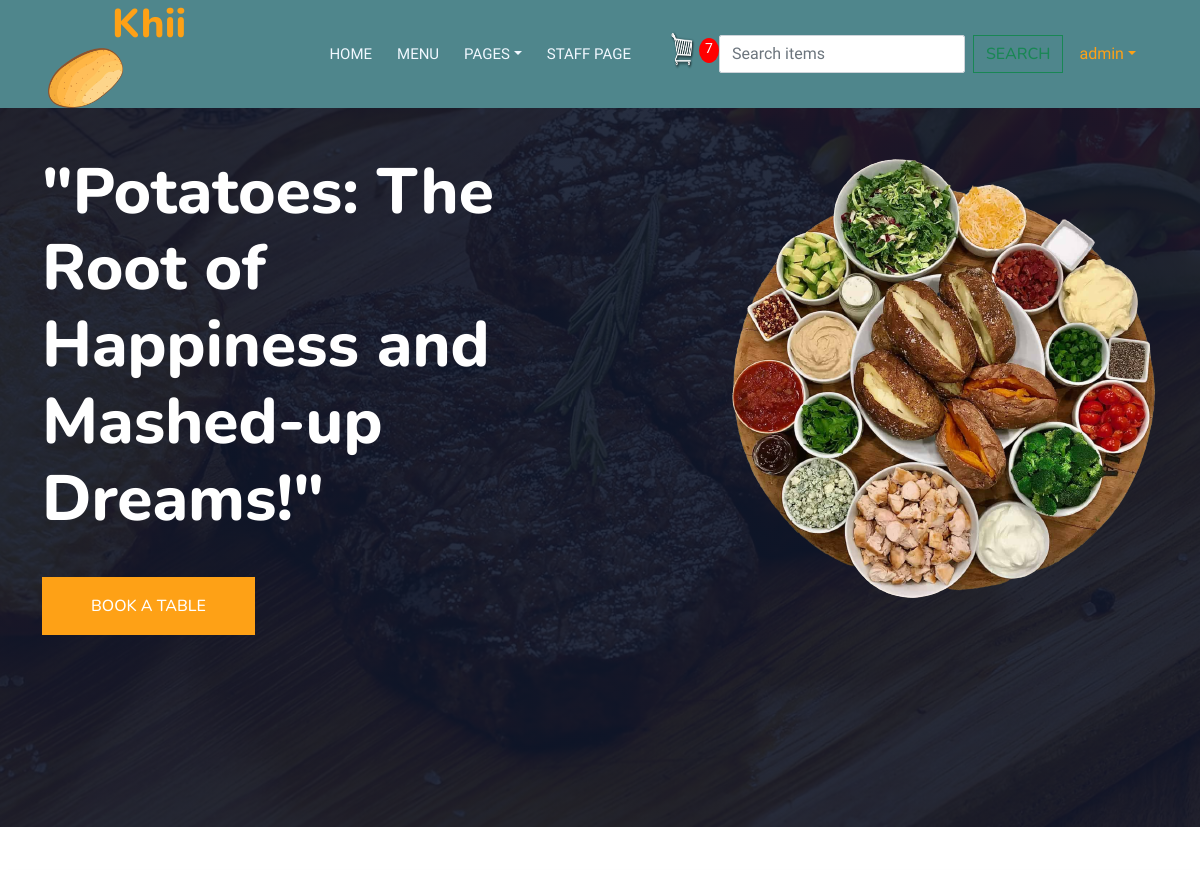
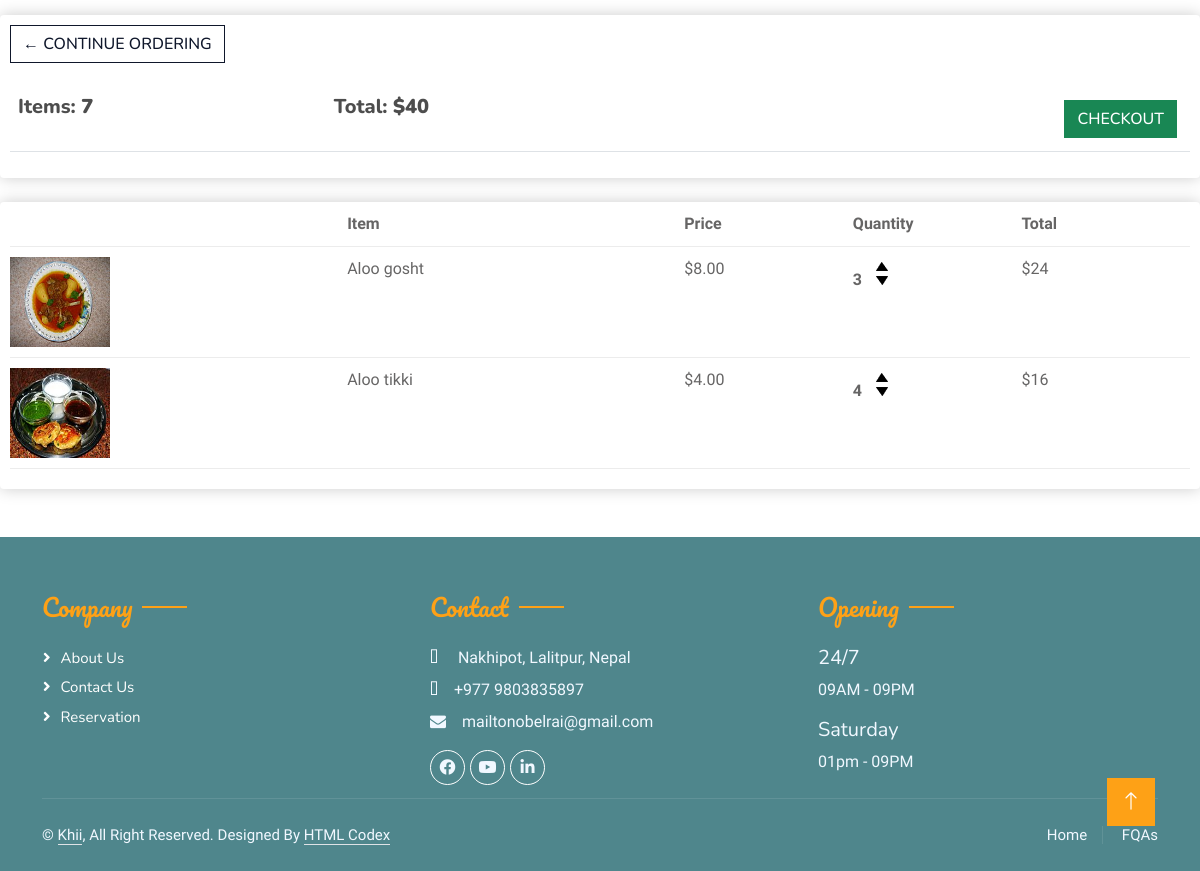
The page /cart/ (signed in) on the database as committed earlier (2 pictures, top to bottom).
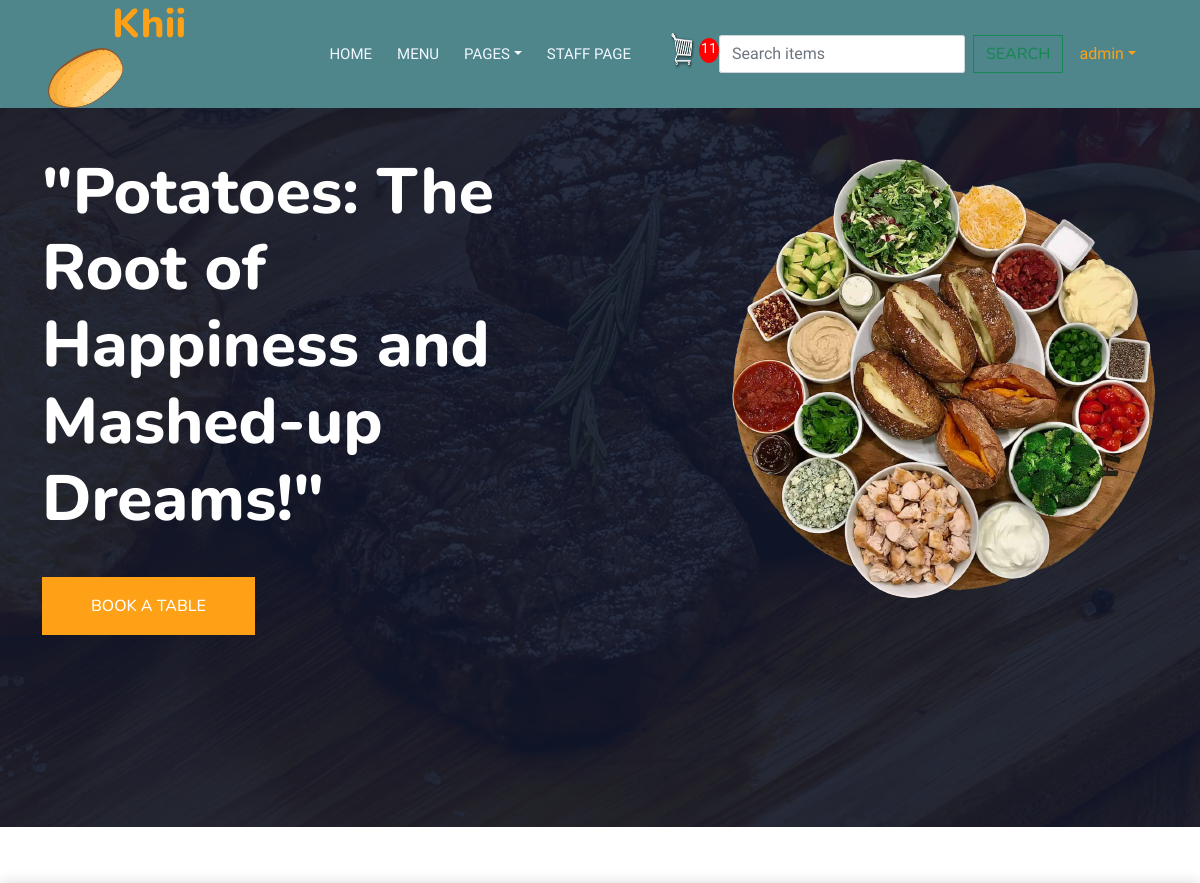
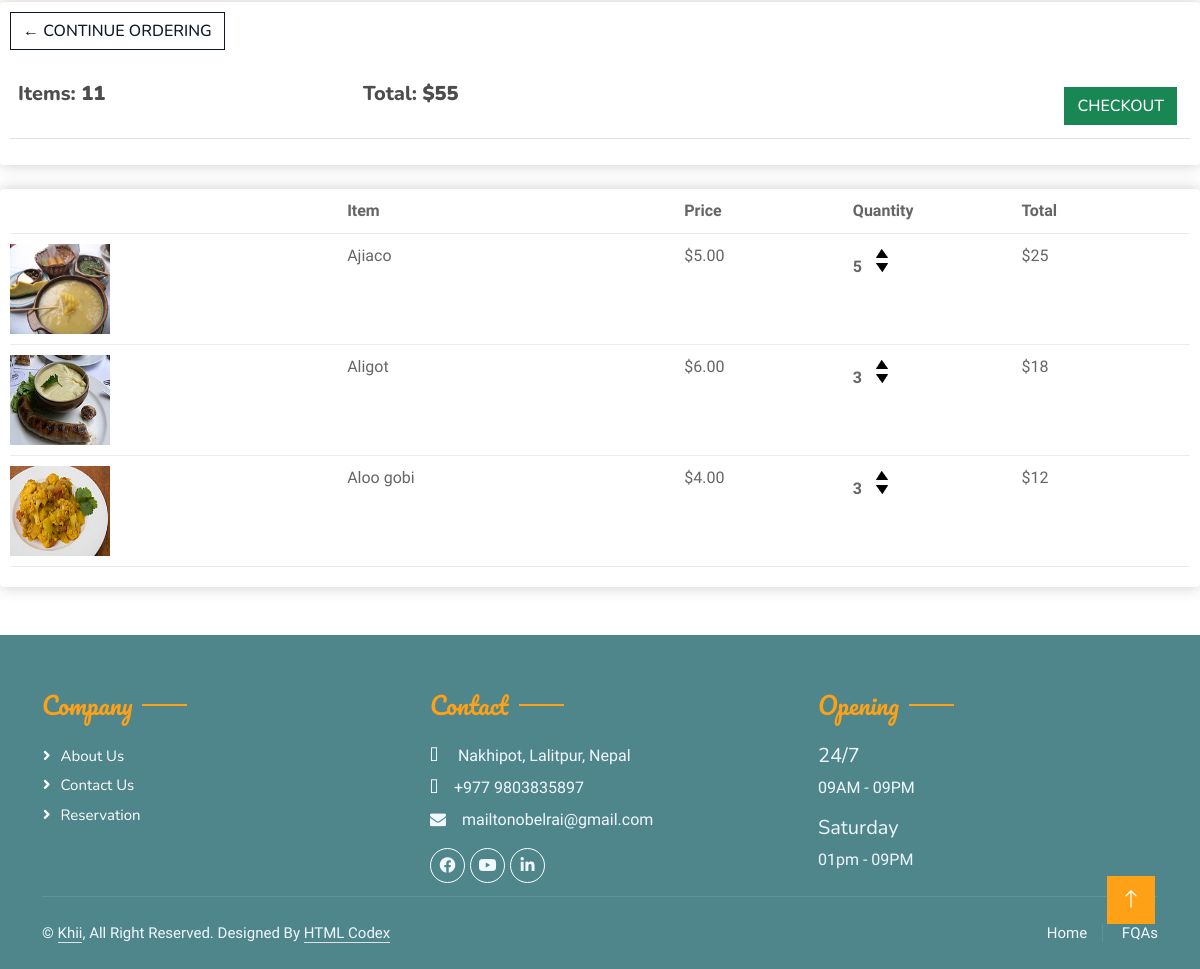
The same page on the database as committed later (2 pictures, top to bottom).
### home/models.py (models this page shows, shortened)
class Order(models.Model):
    customer = models.ForeignKey(Customer, on_delete=models.SET_NULL, null=True, blank=True)
    date_ordered = models.DateTimeField(auto_now_add=True)
    complete = models.BooleanField(default=False)
    transaction_id = models.CharField(max_length=100, null=True)
    @property
    def get_cart_total(self):
        order_items = self.orderitem_set.all()
        total = sum([item.get_total for item in order_items])
        return total
    @property
    def get_cart_items(self):
        order_items = self.orderitem_set.all()
        total = sum([item.quantity for item in order_items])
        return total

class OrderItem(models.Model):
    user = models.OneToOneField(User, null=True, blank=True, on_delete=models.CASCADE)
    product = models.ForeignKey(Items, on_delete=models.SET_NULL, blank=True, null=True)
    order = models.ForeignKey(Order, on_delete=models.SET_NULL, null=True, blank=True)
    quantity = models.IntegerField(default=0, null=True, blank=True)
    date_added = models.DateTimeField(auto_now_add=True)
    @property
    def get_total(self):
        return self.quantity * self.product.price

class Items(models.Model):
    name = models.CharField(max_length=20)
    price = models.IntegerField()
    image = models.ImageField(null=True, blank=True, upload_to="images/")
    digital = models.BooleanField(default=False)
    date_added = models.DateTimeField(auto_now_add=True, null=True)

### home/views.py (the view, shortened to what this page needs)
# urls.py: path("cart/", cart, name="cart"),
def cart(request):
    if request.user.is_authenticated:
        customer = request.user.customer
        order, created = Order.objects.get_or_create(customer=customer, complete=False)
        items = order.orderitem_set.all()
        cart_items = order.get_cart_items
    context = {"items": items, "order": order, "cart_items":cart_items}
    return render(request, 'cart.html', context)

### template/cart.html
{% extends 'base.html' %}
{% load static %}
{% block myblock %}
    <div class="row">
        <div class="col-lg-12">
            <div class="box-element">
                <a class="btn btn-outline-dark" href="{% url 'menu' %}">&#x2190; Continue Ordering</a><br><br>
                <table class="table">
                    <tr>
                        <th><h5>Items: <strong>{{ order.get_cart_items }}</strong></h5></th>
                        <th><h5>Total: <strong>${{ order.get_cart_total }}</strong></h5></th>
                        <th>
                            <a class="btn btn-success" style="float:
                            right; margin: 5px;" href="{% url 'checkout' %}">
                                Checkout
                            </a>
                        </th>
                    </tr>
                </table>
            </div>
            <br>
            <div class="box-element">
                <div class="cart-row">
                    <div style="flex: 2"></div>
                    <div style="flex: 2"><strong>Item</strong></div>
                    <div style="flex: 1"><strong>Price</strong></div>
                    <div style="flex: 1"><strong>Quantity</strong></div>
                    <div style="flex: 1"><strong>Total</strong></div>
                </div>
                {% for item in items %}
                    <div class="cart-row">
                    {% if item.product.image %}
                        <div style="flex: 2"><img class="row-image" src='{{ item.product.image.url }}' style="height: 90px"></div>
                    {% else %}
                        <div style="flex: 2"><img class="row-image" src='{{ item.product.imageURL }}' style="height: 90px"></div>
                    {% endif %}
                        <div style="flex: 2">{{ item.product.name }}</div>
                        <div style="flex: 1">${{ item.product.price|floatformat:2 }}</div>
                        <div style="flex: 1">
                            <p class="quantity">{{ item.quantity }}</p>
                            <div class="quantity">
                                <img data-product='{{ item.product.id }}' class="chg-quantity update-cart" data-action="add"
                                     src="{% static  'img/arrow-up.png' %}">
                                <img data-product='{{ item.product.id }}' class="chg-quantity update-cart" data-action="remove"
                                     src="{% static  'img/arrow-down.png' %}">
                            </div>
                        </div>
                        <div style="flex: 1">${{item.get_total }}</div>
                    </div>
                {% endfor %}
            </div>
        </div>
    </div>
{% endblock %}

### template/base.html (shortened to what this page needs)
<!DOCTYPE html>
{% load static %}
<html lang="en">
<head>
    <link rel="stylesheet" href="https://cdn.jsdelivr.net/npm/bootstrap-icons@1.10.5/font/bootstrap-icons.css">
    <link href="https://cdnjs.cloudflare.com/ajax/libs/font-awesome/5.10.0/css/all.min.css" rel="stylesheet">
    <link href="{% static 'lib/animate/animate.min.css' %}" rel="stylesheet">
    <link href="{% static 'lib/owlcarousel/assets/owl.carousel.min.css' %}" rel="stylesheet">
    <link href="{% static 'lib/tempusdominus/css/tempusdominus-bootstrap-4.min.css' %}" rel="stylesheet" />
    <link href="{% static 'css/bootstrap.min.css' %}" type="text/css" rel="stylesheet">
    <link href="{% static 'css/style.css' %}" type="text/css" rel="stylesheet">
        <link href="{% static 'css/main.css' %}" type="text/css" rel="stylesheet">
        <link href="{% static 'css/custom.css' %}" type="text/css" rel="stylesheet">
        <link rel="stylesheet" href="https://cdnjs.cloudflare.com/ajax/libs/font-awesome/4.7.0/css/font-awesome.min.css">
</head>
<body>
    <div class="container-xxl bg-white p-0">
        <div class="container-xxl position-relative p-0">
            <nav class="navbar navbar-expand-lg navbar-dark bg-dark px-4 px-lg-5 py-3 py-lg-0">
                <a href="" class="navbar-brand p-0">
                    <h1 class="text-primary m-0"><i class="fa fa-utensils me-4"></i>Khii</h1>
                     <img src="{% static 'img/p2.png' %}" alt="Logo">
                </a>
                <div class="collapse navbar-collapse" id="navbarCollapse">
                    <div class="navbar-nav ms-auto py-0 pe-4">
                        <a href="{% url 'index' %}" class="nav-item nav-link">Home</a>
                        <a href="{% url 'menu' %}" class="nav-item nav-link">Menu</a>
                        <div class="nav-item dropdown">
                            <a href="#" class="nav-link dropdown-toggle" data-bs-toggle="dropdown">Pages</a>
                        </div>
                        <a href="{% url 'staff_page' %}" class="nav-item nav-link">Staff Page</a>
                    </div>
                    <a href="{% url 'cart' %}">
                    <img src="{% static 'img/cart.png' %}" id="cart-icon"width="40" height="40">
                    <p id="cart-total">{{ cart_items }}</p>
                    </a>
                    <form class="d-flex" role="search">
                        <input class="form-control me-2" name="q" type="search" placeholder="Search items" aria-label="Search">
                        <button class="btn btn-outline-success" type="submit">Search</button>
                      </form>
                        <div class="nav-item dropdown">
                            <a href="#" class="nav-link dropdown-toggle" data-bs-toggle="dropdown">{{ request.user }}</a>
                        </div>
                </div>
            </nav>
            <div class="container-xxl py-5 bg-dark hero-header mb-5">
                <div class="container my-5 py-5">
                    <div class="row align-items-center g-5">
                        <div class="col-lg-6 text-center text-lg-start">
                            <h1 class="display-3 text-white animated slideInLeft">"Potatoes: The Root of Happiness and Mashed-up Dreams!"</h1>
                            <p class="text-white animated slideInLeft mb-4 pb-2"> </p>
                            <a href="{% url 'booking' %}" class="btn btn-primary py-sm-3 px-sm-5 me-3 animated slideInLeft">Book A Table</a>
                        </div>
                        <div class="col-lg-6 text-center text-lg-end overflow-hidden">
                            <img class="img-fluid" src="{% static 'img/rp.png' %}" alt="">
                        </div>
                    </div>
                </div>
            </div>
        </div>
{% block myblock %}
{% endblock %}
        <div class="container-fluid bg-dark text-light footer pt-5 mt-5 wow fadeIn" data-wow-delay="0.1s">
            <div class="container py-2">
                <div class="row g-5">
                    <div class=" col-md-4">
                        <h4 class="section-title ff-secondary text-start text-primary fw-normal mb-4">Company</h4>
                        <a class="btn btn-link" href="{% url 'about' %}">About Us</a>
                        <a class="btn btn-link" href="{% url 'contact' %}">Contact Us</a>
                        <a class="btn btn-link" href="{% url 'booking' %}">Reservation</a>
                    </div>
                    <div class=" col-md-4">
                        <h4 class="section-title ff-secondary text-start text-primary fw-normal mb-4">Contact</h4>
                        <p class="mb-2"><i class="fa fa-map-marker-alt me-3"></i> Nakhipot, Lalitpur, Nepal</p>
                        <p class="mb-2"><i class="fa fa-phone-alt me-3"></i>+977 9803835897</p>
                        <p class="mb-2"><i class="fa fa-envelope me-3"></i>mailtonobelrai@gmail.com</p>
                        <div class="d-flex pt-2">
                            <a class="btn btn-outline-light btn-social" href=""><i class="fab fa-facebook-f"></i></a>
                            <a class="btn btn-outline-light btn-social" href=""><i class="fab fa-youtube"></i></a>
                            <a class="btn btn-outline-light btn-social" href=""><i class="fab fa-linkedin-in"></i></a>
                        </div>
                    </div>
                    <div class="col-md-4">
                        <h4 class="section-title ff-secondary text-start text-primary fw-normal mb-4">Opening</h4>
                        <h5 class="text-light fw-normal">24/7</h5>
                        <p>09AM - 09PM</p>
                        <h5 class="text-light fw-normal">Saturday</h5>
                        <p>01pm - 09PM</p>
                    </div>
                </div>
            </div>
            <div class="container">
                <div class="copyright">
                    <div class="row">
                        <div class="col-md-6 text-center text-md-start mb-3 mb-md-0">
                            &copy; <a class="border-bottom" href="#">Khii</a>, All Right Reserved.
							Designed By <a class="border-bottom" href="https://htmlcodex.com">HTML Codex</a>
                        </div>
                        <div class="col-md-6 text-center text-md-end">
                            <div class="footer-menu">
                                <a href="{% url 'index' %}">Home</a>
                                <a href="{% url 'contact' %}">FQAs</a>
                            </div>
                        </div>
                    </div>
                </div>
            </div>
        </div>
        <a href="#" class="btn btn-lg btn-primary btn-lg-square back-to-top"><i class="bi bi-arrow-up"></i></a>
    </div>
</body>
</html>

### static/css/style.css (style rules this page uses)
:root { --primary: #FEA116; --light: #F1F8FF; --dark: #0F172B; }
.ff-secondary { font-family: 'Pacifico', cursive; }
.back-to-top { position: fixed; display: none; right: 45px; bottom: 45px; z-index: 99; }
.btn { font-family: 'Nunito', sans-serif; font-weight: 500; text-transform: uppercase; transition: .5s; }
.btn.btn-primary, .btn.btn-secondary { color: #FFFFFF; }
.btn-lg-square { width: 48px; height: 48px; }
.btn-square, .btn-sm-square, .btn-lg-square { padding: 0; display: flex; align-items: center; justify-content: center; font-weight: normal; border-radius: 2px; }
.navbar-dark .navbar-nav .nav-link { position: relative; margin-left: 25px; padding: 35px 0; font-size: 15px; color: var(--light) !important; text-transform: uppercase; font-weight: 500; outline: none; transition: .5s; }
.navbar-dark .navbar-brand img { max-height: 60px; transition: .5s; }
@media (min-width: 992px) { .navbar-dark { position: absolute; width: 100%; top: 0; left: 0; z-index: 999; background: transparent !important; } }
.hero-header { background: linear-gradient(rgba(15, 23, 43, .9), rgba(15, 23, 43, .9)), url(../img/bg-hero.jpg); background-position: center center; background-repeat: no-repeat; background-size: cover; }
.hero-header img { animation: imgRotate 50s linear infinite; }
.section-title { position: relative; display: inline-block; }
.section-title::before { position: absolute; content: ""; width: 45px; height: 2px; top: 50%; left: -55px; margin-top: -1px; background: var(--primary); }
.section-title::after { position: absolute; content: ""; width: 45px; height: 2px; top: 50%; right: -55px; margin-top: -1px; background: var(--primary); }
.section-title.text-start::before, .section-title.text-end::after { display: none; }
.footer .btn.btn-social { margin-right: 5px; width: 35px; height: 35px; display: flex; align-items: center; justify-content: center; color: var(--light); border: 1px solid #FFFFFF; border-radius: 35px; transition: .3s; }
.footer .btn.btn-link { display: block; margin-bottom: 5px; padding: 0; text-align: left; color: #FFFFFF; font-size: 15px; font-weight: normal; text-transform: capitalize; transition: .3s; }
.footer .btn.btn-link::before { position: relative; content: "\f105"; font-family: "Font Awesome 5 Free"; font-weight: 900; margin-right: 10px; }
.footer .copyright { padding: 25px 0; font-size: 15px; border-top: 1px solid rgba(256, 256, 256, .1); }
.footer .copyright a { color: var(--light); }
.footer .footer-menu a { margin-right: 15px; padding-right: 15px; border-right: 1px solid rgba(255, 255, 255, .1); }
.footer .footer-menu a:last-child { margin-right: 0; padding-right: 0; border-right: none; }

### static/css/main.css (style rules this page uses)
body { background-color: hsl(0, 0%, 98%); }
h1,h2,h3,h4,h5,h6 { color:hsl(0, 0%, 30%); }
.box-element { box-shadow:hsl(0, 0%, 80%) 0 0 16px; background-color: #fff; border-radius: 4px; padding: 10px; }
.bg-dark { background-color: #4f868c!important; }
#cart-icon { width:25px; display: inline-block; margin-left: 15px; }
#cart-total { display: inline-block; text-align: center; color:#fff; background-color: red; width: 20px; height: 25px; border-radius: 50%; font-size: 14px; }
.col-lg-4, .col-lg-6, .col-lg-8, .col-lg-12 { margin-top: 10px; }
.btn { border-radius: 0; }
.row-image { width: 100px; }
.cart-row { display: flex; align-items: flex-stretch; padding-bottom: 10px; margin-bottom: 10px; border-bottom: 1px solid #ececec; }
.quantity { display: inline-block; font-weight: 700; padding-right:10px; }
.chg-quantity { width: 12px; cursor: pointer; display: block; margin-top: 5px; transition:.1s; }

Rows that differ between the two databases and show on the page:
removed OrderItem: product.image (picture), product.name "Aloo gosht", product.price "8.00", quantity "3", get_total "24"
removed OrderItem: product.image (picture), product.name "Aloo tikki", product.price "4.00", quantity "4", get_total "16"
computed for Order: get_cart_items "7" → "11"; get_cart_total "40" → "55"
added OrderItem: product.image (picture), product.name "Ajiaco", product.price "5.00", quantity "5", get_total "25"
added OrderItem: product.image (picture), product.name "Aligot", product.price "6.00", quantity "3", get_total "18"
added OrderItem: product.image (picture), product.name "Aloo gobi", product.price "4.00", quantity "3", get_total "12"
Other text that changed with them:
{{ cart_items }}: "7" → "11"
